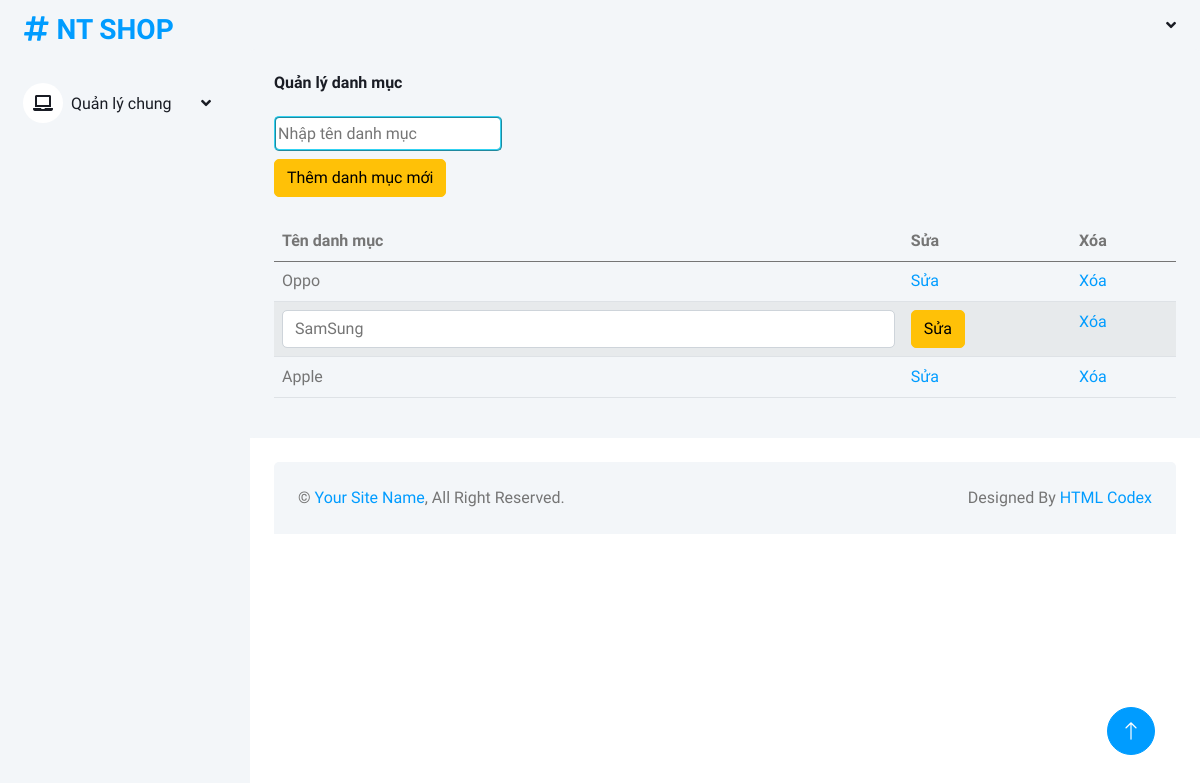
The page /admin/qldanhmuc/index.php?action=sua&id=2 on the database its author committed.
### tables this page shows
CREATE TABLE IF NOT EXISTS `danhmuc` (
  `id` int(11) NOT NULL AUTO_INCREMENT,
  `tendanhmuc` varchar(50) NOT NULL,
  PRIMARY KEY (`id`)
);

### model/danhmuc.php (called while the page is built, shortened)
<?php
class DANHMUC{
    public function laydanhmuc(){
        $dbcon = DATABASE::connect();
        try{
            $sql = "SELECT * FROM danhmuc";
            $cmd = $dbcon->prepare($sql);
            $cmd->execute();
            $result = $cmd->fetchAll();
            return $result;
        }
        catch(PDOException $e){
            $error_message = $e->getMessage();
            echo "<p>Lỗi truy vấn: $error_message</p>";
            exit();
        }
    }
}
?>

### admin/qldanhmuc/main.php (the view, shortened to what this page needs)
<?php include("../top.php"); ?>
            <div class="content_body bg-light">
                <div class="bg-light rounded h-100 p-4">
                    <h6 class="mb-4">Quản lý danh mục</h6>
                    <div class="d-flex align-items-center gap-2">
					<div id="formthem">
<form class="form-inline" method="post">
	<div><input type="text" name="txtten" placeholder="Nhập tên danh mục" class="add_category_inp"></div>
	<input type="submit" class="btn btn-warning mt-2 mb-4" value="Thêm danh mục mới">
</form>
</div>
                    </div>
                    <table class="table table-striped">
                        <thead>
                            <tr>
                                <th scope="col">Tên danh mục</th>
                                <th scope="col">Sửa</th>
                                <th scope="col">Xóa</th>
                            </tr>
                        </thead>
                        <tbody>
                            <tr>
                            <?php
	foreach($danhmuc as $d):
		if($d["id"] == $idsua) {
	?>
			<form method="post">
			<tr>
				<td><input type="text" class="form-control" name="txtten" value="<?php echo $d["tendanhmuc"]; ?>"></td>
				<td><input type="submit" class="btn btn-warning" value="Sửa"></td>
				<td><a href="index.php?action=xoa&id=<?php echo $d["id"]; ?>">Xóa</a></td>
			</tr>
			</form>
	<?php
		}
		else{
	?>
			<tr>
				<td><?php echo $d["tendanhmuc"]; ?></td>
				<td><a href="index.php?action=sua&id=<?php echo $d["id"]; ?>">Sửa</a></td>
				<td><a href="index.php?action=xoa&id=<?php echo $d["id"]; ?>">Xóa</a></td>
			</tr>
	<?php
		}
	endforeach;
	?>
                            </tr>
                        </tbody>
                    </table>
                </div>
            </div>
<?php include("../bottom.php"); ?>

### admin/css/style.css (style rules this page uses)
:root { --primary: #009CFF; --light: #F3F6F9; --dark: #191C24; }
.btn { transition: .5s; }
.add_category_inp { padding: 2px; height: 35px; border-color: #31D2F2; border-style: ridge; border-radius: 5px; }

### rows shown on the page
danhmuc: tendanhmuc "Oppo"
danhmuc: txtten "SamSung"
danhmuc: tendanhmuc "Apple"
